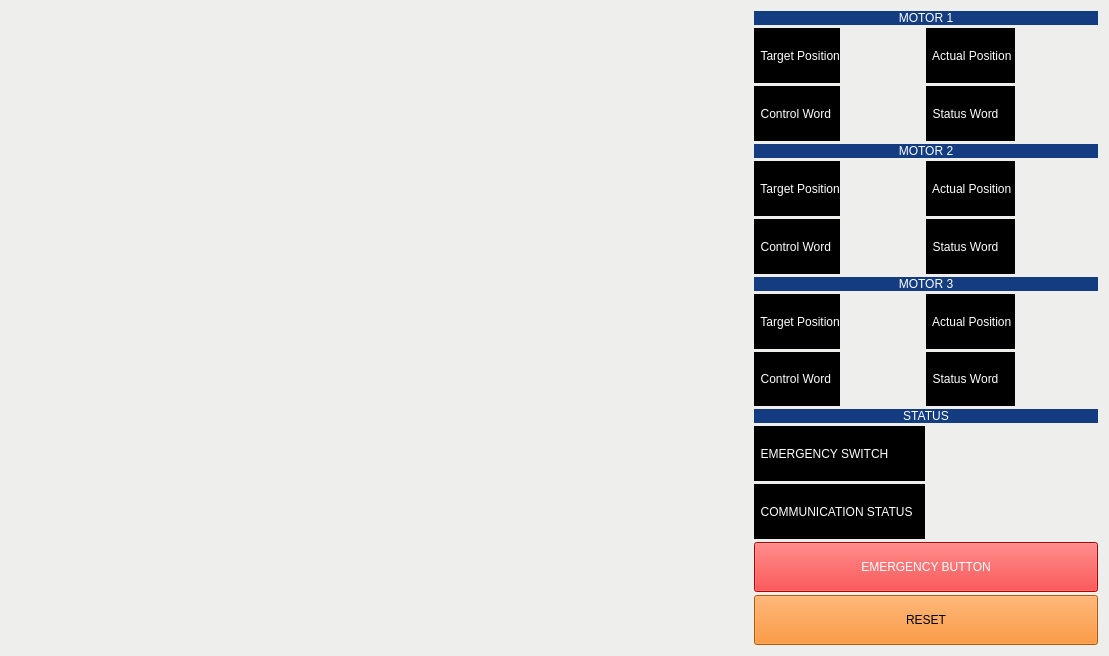
<?xml version="1.0" encoding="UTF-8"?>
<ui version="4.0">
 <class>MainWindow</class>
 <widget class="QMainWindow" name="MainWindow">
  <property name="enabled">
   <bool>true</bool>
  </property>
  <property name="geometry">
   <rect>
    <x>0</x>
    <y>0</y>
    <width>1109</width>
    <height>656</height>
   </rect>
  </property>
  <property name="sizePolicy">
   <sizepolicy hsizetype="MinimumExpanding" vsizetype="MinimumExpanding">
    <horstretch>0</horstretch>
    <verstretch>0</verstretch>
   </sizepolicy>
  </property>
  <property name="windowTitle">
   <string>QRosApp</string>
  </property>
  <property name="styleSheet">
   <string notr="true">background-color: rgb(238, 238, 236);</string>
  </property>
  <widget class="QWidget" name="centralwidget">
   <layout class="QGridLayout" name="gridLayout" columnstretch="1,0">
    <item row="0" column="1">
     <layout class="QVBoxLayout" name="overlay_layout" stretch="1,0,0,0,0,0,0,0,0,0">
      <property name="spacing">
       <number>3</number>
      </property>
      <property name="leftMargin">
       <number>2</number>
      </property>
      <property name="topMargin">
       <number>2</number>
      </property>
      <property name="rightMargin">
       <number>2</number>
      </property>
      <property name="bottomMargin">
       <number>2</number>
      </property>
      <item>
       <widget class="QLabel" name="label_motor1">
        <property name="sizePolicy">
         <sizepolicy hsizetype="Expanding" vsizetype="Fixed">
          <horstretch>0</horstretch>
          <verstretch>0</verstretch>
         </sizepolicy>
        </property>
        <property name="styleSheet">
         <string notr="true">color: rgb(255, 255, 255);
selection-background-color: rgb(238, 238, 236);
selection-color: rgb(238, 238, 236);
background-color: rgb(19, 61, 128);
alternate-background-color: rgb(0, 0, 0);
font: bold 75 16pt &quot;Noto Sans&quot;;</string>
        </property>
        <property name="text">
         <string>MOTOR 1</string>
        </property>
        <property name="alignment">
         <set>Qt::AlignCenter</set>
        </property>
       </widget>
      </item>
      <item>
       <layout class="QGridLayout" name="motor1_grid_layout">
        <item row="0" column="1">
         <widget class="QLabel" name="line_target_velocity_m1">
          <property name="sizePolicy">
           <sizepolicy hsizetype="Expanding" vsizetype="Expanding">
            <horstretch>0</horstretch>
            <verstretch>0</verstretch>
           </sizepolicy>
          </property>
          <property name="minimumSize">
           <size>
            <width>80</width>
            <height>30</height>
           </size>
          </property>
          <property name="styleSheet">
           <string notr="true">color: rgb(0, 0, 0);
font: 75 12pt &quot;Noto Sans&quot;;</string>
          </property>
          <property name="text">
           <string/>
          </property>
          <property name="alignment">
           <set>Qt::AlignCenter</set>
          </property>
         </widget>
        </item>
        <item row="1" column="0">
         <widget class="QLabel" name="label_control_word_m1">
          <property name="sizePolicy">
           <sizepolicy hsizetype="Preferred" vsizetype="Expanding">
            <horstretch>0</horstretch>
            <verstretch>0</verstretch>
           </sizepolicy>
          </property>
          <property name="styleSheet">
           <string notr="true">color: rgb(255, 255, 255);
selection-background-color: rgb(238, 238, 236);
selection-color: rgb(238, 238, 236);
background-color: rgb(0, 0, 0);
alternate-background-color: rgb(0, 0, 0);
font: bold 75 12pt &quot;Noto Sans&quot;;</string>
          </property>
          <property name="text">
           <string>  Control Word</string>
          </property>
         </widget>
        </item>
        <item row="0" column="0">
         <widget class="QLabel" name="label_target_velocity_m1">
          <property name="sizePolicy">
           <sizepolicy hsizetype="Preferred" vsizetype="Expanding">
            <horstretch>0</horstretch>
            <verstretch>0</verstretch>
           </sizepolicy>
          </property>
          <property name="styleSheet">
           <string notr="true">color: rgb(255, 255, 255);
selection-background-color: rgb(238, 238, 236);
selection-color: rgb(238, 238, 236);
background-color: rgb(0, 0, 0);
alternate-background-color: rgb(0, 0, 0);
font: bold 75 12pt &quot;Noto Sans&quot;;</string>
          </property>
          <property name="text">
           <string>  Target Position</string>
          </property>
          <property name="alignment">
           <set>Qt::AlignCenter</set>
          </property>
          <property name="margin">
           <number>5</number>
          </property>
         </widget>
        </item>
        <item row="0" column="2">
         <widget class="QLabel" name="label_actual_velocity_m1">
          <property name="sizePolicy">
           <sizepolicy hsizetype="Preferred" vsizetype="Expanding">
            <horstretch>0</horstretch>
            <verstretch>0</verstretch>
           </sizepolicy>
          </property>
          <property name="styleSheet">
           <string notr="true">color: rgb(255, 255, 255);
selection-background-color: rgb(238, 238, 236);
selection-color: rgb(238, 238, 236);
background-color: rgb(0, 0, 0);
alternate-background-color: rgb(0, 0, 0);
font: bold 75 12pt &quot;Noto Sans&quot;;</string>
          </property>
          <property name="text">
           <string>  Actual Position </string>
          </property>
          <property name="alignment">
           <set>Qt::AlignCenter</set>
          </property>
          <property name="margin">
           <number>2</number>
          </property>
         </widget>
        </item>
        <item row="1" column="2">
         <widget class="QLabel" name="label_status_word_m1">
          <property name="sizePolicy">
           <sizepolicy hsizetype="Preferred" vsizetype="Expanding">
            <horstretch>0</horstretch>
            <verstretch>0</verstretch>
           </sizepolicy>
          </property>
          <property name="styleSheet">
           <string notr="true">color: rgb(255, 255, 255);
selection-background-color: rgb(238, 238, 236);
selection-color: rgb(238, 238, 236);
background-color: rgb(0, 0, 0);
alternate-background-color: rgb(0, 0, 0);
font: bold 75 12pt &quot;Noto Sans&quot;;</string>
          </property>
          <property name="text">
           <string>  Status Word</string>
          </property>
         </widget>
        </item>
        <item row="1" column="1">
         <widget class="QLabel" name="line_control_word_m1">
          <property name="sizePolicy">
           <sizepolicy hsizetype="Expanding" vsizetype="Expanding">
            <horstretch>0</horstretch>
            <verstretch>0</verstretch>
           </sizepolicy>
          </property>
          <property name="minimumSize">
           <size>
            <width>80</width>
            <height>30</height>
           </size>
          </property>
          <property name="styleSheet">
           <string notr="true">color: rgb(0, 0, 0);
font: 75 12pt &quot;Noto Sans&quot;;</string>
          </property>
          <property name="text">
           <string/>
          </property>
          <property name="alignment">
           <set>Qt::AlignCenter</set>
          </property>
         </widget>
        </item>
        <item row="0" column="3">
         <widget class="QLabel" name="line_actual_velocity_m1">
          <property name="sizePolicy">
           <sizepolicy hsizetype="Expanding" vsizetype="Expanding">
            <horstretch>0</horstretch>
            <verstretch>0</verstretch>
           </sizepolicy>
          </property>
          <property name="minimumSize">
           <size>
            <width>80</width>
            <height>30</height>
           </size>
          </property>
          <property name="styleSheet">
           <string notr="true">color: rgb(0, 0, 0);
font: 75 12pt &quot;Noto Sans&quot;;</string>
          </property>
          <property name="text">
           <string/>
          </property>
          <property name="alignment">
           <set>Qt::AlignCenter</set>
          </property>
         </widget>
        </item>
        <item row="1" column="3">
         <widget class="QLabel" name="line_status_word_m1">
          <property name="sizePolicy">
           <sizepolicy hsizetype="Expanding" vsizetype="Expanding">
            <horstretch>0</horstretch>
            <verstretch>0</verstretch>
           </sizepolicy>
          </property>
          <property name="minimumSize">
           <size>
            <width>80</width>
            <height>30</height>
           </size>
          </property>
          <property name="styleSheet">
           <string notr="true">color: rgb(0, 0, 0);
font: 75 12pt &quot;Noto Sans&quot;;</string>
          </property>
          <property name="text">
           <string/>
          </property>
          <property name="alignment">
           <set>Qt::AlignCenter</set>
          </property>
         </widget>
        </item>
       </layout>
      </item>
      <item>
       <widget class="QLabel" name="label_motor2">
        <property name="sizePolicy">
         <sizepolicy hsizetype="Expanding" vsizetype="Fixed">
          <horstretch>0</horstretch>
          <verstretch>0</verstretch>
         </sizepolicy>
        </property>
        <property name="styleSheet">
         <string notr="true">color: rgb(255, 255, 255);
selection-background-color: rgb(238, 238, 236);
selection-color: rgb(238, 238, 236);
background-color: rgb(19, 61, 128);
alternate-background-color: rgb(0, 0, 0);
font: bold 75 16pt &quot;Noto Sans&quot;;</string>
        </property>
        <property name="text">
         <string>MOTOR 2</string>
        </property>
        <property name="alignment">
         <set>Qt::AlignCenter</set>
        </property>
       </widget>
      </item>
      <item>
       <layout class="QGridLayout" name="gridLayout_3">
        <item row="3" column="0">
         <widget class="QLabel" name="label_control_word_m2">
          <property name="sizePolicy">
           <sizepolicy hsizetype="Preferred" vsizetype="Expanding">
            <horstretch>0</horstretch>
            <verstretch>0</verstretch>
           </sizepolicy>
          </property>
          <property name="styleSheet">
           <string notr="true">color: rgb(255, 255, 255);
selection-background-color: rgb(238, 238, 236);
selection-color: rgb(238, 238, 236);
background-color: rgb(0, 0, 0);
alternate-background-color: rgb(0, 0, 0);
font: bold 75 12pt &quot;Noto Sans&quot;;</string>
          </property>
          <property name="text">
           <string>  Control Word  </string>
          </property>
         </widget>
        </item>
        <item row="2" column="2">
         <widget class="QLabel" name="label_actual_velocity_m2">
          <property name="sizePolicy">
           <sizepolicy hsizetype="Preferred" vsizetype="Expanding">
            <horstretch>0</horstretch>
            <verstretch>0</verstretch>
           </sizepolicy>
          </property>
          <property name="styleSheet">
           <string notr="true">color: rgb(255, 255, 255);
selection-background-color: rgb(238, 238, 236);
selection-color: rgb(238, 238, 236);
background-color: rgb(0, 0, 0);
alternate-background-color: rgb(0, 0, 0);
font: bold 75 12pt &quot;Noto Sans&quot;;</string>
          </property>
          <property name="text">
           <string>  Actual Position </string>
          </property>
          <property name="margin">
           <number>2</number>
          </property>
         </widget>
        </item>
        <item row="3" column="2">
         <widget class="QLabel" name="label_status_word_m2">
          <property name="sizePolicy">
           <sizepolicy hsizetype="Preferred" vsizetype="Expanding">
            <horstretch>0</horstretch>
            <verstretch>0</verstretch>
           </sizepolicy>
          </property>
          <property name="styleSheet">
           <string notr="true">color: rgb(255, 255, 255);
selection-background-color: rgb(238, 238, 236);
selection-color: rgb(238, 238, 236);
background-color: rgb(0, 0, 0);
alternate-background-color: rgb(0, 0, 0);
font: bold 75 12pt &quot;Noto Sans&quot;;</string>
          </property>
          <property name="text">
           <string>  Status Word  </string>
          </property>
         </widget>
        </item>
        <item row="2" column="0">
         <widget class="QLabel" name="label_target_velocity_m2">
          <property name="sizePolicy">
           <sizepolicy hsizetype="Preferred" vsizetype="Expanding">
            <horstretch>0</horstretch>
            <verstretch>0</verstretch>
           </sizepolicy>
          </property>
          <property name="styleSheet">
           <string notr="true">color: rgb(255, 255, 255);
selection-background-color: rgb(238, 238, 236);
selection-color: rgb(238, 238, 236);
background-color: rgb(0, 0, 0);
alternate-background-color: rgb(0, 0, 0);
font: bold 75 12pt &quot;Noto Sans&quot;;</string>
          </property>
          <property name="text">
           <string>  Target Position</string>
          </property>
          <property name="margin">
           <number>5</number>
          </property>
         </widget>
        </item>
        <item row="2" column="1">
         <widget class="QLabel" name="line_target_velocity_m2">
          <property name="sizePolicy">
           <sizepolicy hsizetype="Expanding" vsizetype="Expanding">
            <horstretch>0</horstretch>
            <verstretch>0</verstretch>
           </sizepolicy>
          </property>
          <property name="minimumSize">
           <size>
            <width>80</width>
            <height>30</height>
           </size>
          </property>
          <property name="styleSheet">
           <string notr="true">color: rgb(0, 0, 0);
font: 75 12pt &quot;Noto Sans&quot;;</string>
          </property>
          <property name="text">
           <string/>
          </property>
          <property name="alignment">
           <set>Qt::AlignCenter</set>
          </property>
         </widget>
        </item>
        <item row="3" column="1">
         <widget class="QLabel" name="line_control_word_m2">
          <property name="sizePolicy">
           <sizepolicy hsizetype="Expanding" vsizetype="Expanding">
            <horstretch>0</horstretch>
            <verstretch>0</verstretch>
           </sizepolicy>
          </property>
          <property name="minimumSize">
           <size>
            <width>80</width>
            <height>30</height>
           </size>
          </property>
          <property name="styleSheet">
           <string notr="true">color: rgb(0, 0, 0);
font: 75 12pt &quot;Noto Sans&quot;;</string>
          </property>
          <property name="text">
           <string/>
          </property>
          <property name="alignment">
           <set>Qt::AlignCenter</set>
          </property>
         </widget>
        </item>
        <item row="2" column="3">
         <widget class="QLabel" name="line_actual_velocity_m2">
          <property name="sizePolicy">
           <sizepolicy hsizetype="Expanding" vsizetype="Expanding">
            <horstretch>0</horstretch>
            <verstretch>0</verstretch>
           </sizepolicy>
          </property>
          <property name="minimumSize">
           <size>
            <width>80</width>
            <height>30</height>
           </size>
          </property>
          <property name="styleSheet">
           <string notr="true">color: rgb(0, 0, 0);
font: 75 12pt &quot;Noto Sans&quot;;</string>
          </property>
          <property name="text">
           <string/>
          </property>
          <property name="alignment">
           <set>Qt::AlignCenter</set>
          </property>
         </widget>
        </item>
        <item row="3" column="3">
         <widget class="QLabel" name="line_status_word_m2">
          <property name="sizePolicy">
           <sizepolicy hsizetype="Expanding" vsizetype="Expanding">
            <horstretch>0</horstretch>
            <verstretch>0</verstretch>
           </sizepolicy>
          </property>
          <property name="minimumSize">
           <size>
            <width>80</width>
            <height>30</height>
           </size>
          </property>
          <property name="styleSheet">
           <string notr="true">color: rgb(0, 0, 0);
font: 75 12pt &quot;Noto Sans&quot;;</string>
          </property>
          <property name="text">
           <string/>
          </property>
          <property name="alignment">
           <set>Qt::AlignCenter</set>
          </property>
         </widget>
        </item>
       </layout>
      </item>
      <item>
       <widget class="QLabel" name="label_motor3">
        <property name="sizePolicy">
         <sizepolicy hsizetype="Expanding" vsizetype="Fixed">
          <horstretch>0</horstretch>
          <verstretch>0</verstretch>
         </sizepolicy>
        </property>
        <property name="styleSheet">
         <string notr="true">color: rgb(255, 255, 255);
selection-background-color: rgb(238, 238, 236);
selection-color: rgb(238, 238, 236);
background-color: rgb(19, 61, 128);
alternate-background-color: rgb(0, 0, 0);
font: bold 75 16pt &quot;Noto Sans&quot;;</string>
        </property>
        <property name="text">
         <string>MOTOR 3</string>
        </property>
        <property name="alignment">
         <set>Qt::AlignCenter</set>
        </property>
       </widget>
      </item>
      <item>
       <layout class="QGridLayout" name="gridLayout_2">
        <item row="2" column="6">
         <widget class="QLabel" name="line_status_word_m3">
          <property name="sizePolicy">
           <sizepolicy hsizetype="Expanding" vsizetype="Expanding">
            <horstretch>0</horstretch>
            <verstretch>0</verstretch>
           </sizepolicy>
          </property>
          <property name="minimumSize">
           <size>
            <width>80</width>
            <height>30</height>
           </size>
          </property>
          <property name="styleSheet">
           <string notr="true">color: rgb(0, 0, 0);
font: 75 12pt &quot;Noto Sans&quot;;</string>
          </property>
          <property name="text">
           <string/>
          </property>
          <property name="alignment">
           <set>Qt::AlignCenter</set>
          </property>
         </widget>
        </item>
        <item row="1" column="3">
         <widget class="QLabel" name="label_target_velocity_m3">
          <property name="sizePolicy">
           <sizepolicy hsizetype="Expanding" vsizetype="Expanding">
            <horstretch>0</horstretch>
            <verstretch>0</verstretch>
           </sizepolicy>
          </property>
          <property name="styleSheet">
           <string notr="true">color: rgb(255, 255, 255);
selection-background-color: rgb(238, 238, 236);
selection-color: rgb(238, 238, 236);
background-color: rgb(0, 0, 0);
alternate-background-color: rgb(0, 0, 0);
font: bold 75 12pt &quot;Noto Sans&quot;;</string>
          </property>
          <property name="text">
           <string>  Target Position</string>
          </property>
          <property name="margin">
           <number>5</number>
          </property>
         </widget>
        </item>
        <item row="2" column="3">
         <widget class="QLabel" name="label_control_word_m3">
          <property name="sizePolicy">
           <sizepolicy hsizetype="Expanding" vsizetype="Expanding">
            <horstretch>0</horstretch>
            <verstretch>0</verstretch>
           </sizepolicy>
          </property>
          <property name="styleSheet">
           <string notr="true">color: rgb(255, 255, 255);
selection-background-color: rgb(238, 238, 236);
selection-color: rgb(238, 238, 236);
background-color: rgb(0, 0, 0);
alternate-background-color: rgb(0, 0, 0);
font: bold 75 12pt &quot;Noto Sans&quot;;</string>
          </property>
          <property name="text">
           <string>  Control Word  </string>
          </property>
         </widget>
        </item>
        <item row="1" column="5">
         <widget class="QLabel" name="label_actual_velocity_m3">
          <property name="sizePolicy">
           <sizepolicy hsizetype="Expanding" vsizetype="Expanding">
            <horstretch>0</horstretch>
            <verstretch>0</verstretch>
           </sizepolicy>
          </property>
          <property name="styleSheet">
           <string notr="true">color: rgb(255, 255, 255);
selection-background-color: rgb(238, 238, 236);
selection-color: rgb(238, 238, 236);
background-color: rgb(0, 0, 0);
alternate-background-color: rgb(0, 0, 0);
font: bold 75 12pt &quot;Noto Sans&quot;;</string>
          </property>
          <property name="text">
           <string>  Actual Position </string>
          </property>
          <property name="margin">
           <number>2</number>
          </property>
         </widget>
        </item>
        <item row="2" column="5">
         <widget class="QLabel" name="label_status_word_m3">
          <property name="sizePolicy">
           <sizepolicy hsizetype="Expanding" vsizetype="Expanding">
            <horstretch>0</horstretch>
            <verstretch>0</verstretch>
           </sizepolicy>
          </property>
          <property name="styleSheet">
           <string notr="true">color: rgb(255, 255, 255);
selection-background-color: rgb(238, 238, 236);
selection-color: rgb(238, 238, 236);
background-color: rgb(0, 0, 0);
alternate-background-color: rgb(0, 0, 0);
font: bold 75 12pt &quot;Noto Sans&quot;;</string>
          </property>
          <property name="text">
           <string>  Status Word  </string>
          </property>
         </widget>
        </item>
        <item row="2" column="4">
         <widget class="QLabel" name="line_control_word_m3">
          <property name="sizePolicy">
           <sizepolicy hsizetype="Expanding" vsizetype="Expanding">
            <horstretch>0</horstretch>
            <verstretch>0</verstretch>
           </sizepolicy>
          </property>
          <property name="minimumSize">
           <size>
            <width>80</width>
            <height>30</height>
           </size>
          </property>
          <property name="styleSheet">
           <string notr="true">color: rgb(0, 0, 0);
font: 75 12pt &quot;Noto Sans&quot;;</string>
          </property>
          <property name="text">
           <string/>
          </property>
          <property name="alignment">
           <set>Qt::AlignCenter</set>
          </property>
         </widget>
        </item>
        <item row="1" column="4">
         <widget class="QLabel" name="line_target_velocity_m3">
          <property name="sizePolicy">
           <sizepolicy hsizetype="Expanding" vsizetype="Expanding">
            <horstretch>0</horstretch>
            <verstretch>0</verstretch>
           </sizepolicy>
          </property>
          <property name="minimumSize">
           <size>
            <width>80</width>
            <height>30</height>
           </size>
          </property>
          <property name="styleSheet">
           <string notr="true">color: rgb(0, 0, 0);
font: 75 12pt &quot;Noto Sans&quot;;</string>
          </property>
          <property name="text">
           <string/>
          </property>
          <property name="alignment">
           <set>Qt::AlignCenter</set>
          </property>
         </widget>
        </item>
        <item row="1" column="6">
         <widget class="QLabel" name="line_actual_velocity_m3">
          <property name="sizePolicy">
           <sizepolicy hsizetype="Expanding" vsizetype="Expanding">
            <horstretch>0</horstretch>
            <verstretch>0</verstretch>
           </sizepolicy>
          </property>
          <property name="minimumSize">
           <size>
            <width>80</width>
            <height>30</height>
           </size>
          </property>
          <property name="styleSheet">
           <string notr="true">color: rgb(0, 0, 0);
font: 75 12pt &quot;Noto Sans&quot;;</string>
          </property>
          <property name="text">
           <string/>
          </property>
          <property name="alignment">
           <set>Qt::AlignCenter</set>
          </property>
         </widget>
        </item>
       </layout>
      </item>
      <item>
       <widget class="QLabel" name="label_status">
        <property name="sizePolicy">
         <sizepolicy hsizetype="Expanding" vsizetype="Fixed">
          <horstretch>0</horstretch>
          <verstretch>0</verstretch>
         </sizepolicy>
        </property>
        <property name="styleSheet">
         <string notr="true">color: rgb(255, 255, 255);
selection-background-color: rgb(238, 238, 236);
selection-color: rgb(238, 238, 236);
background-color: rgb(19, 61, 128);
alternate-background-color: rgb(0, 0, 0);
font: bold 75 16pt &quot;Noto Sans&quot;;</string>
        </property>
        <property name="text">
         <string>STATUS</string>
        </property>
        <property name="alignment">
         <set>Qt::AlignCenter</set>
        </property>
       </widget>
      </item>
      <item>
       <layout class="QGridLayout" name="status_grid_layout">
        <item row="0" column="0">
         <widget class="QLabel" name="label_emergency_switch">
          <property name="sizePolicy">
           <sizepolicy hsizetype="Expanding" vsizetype="Expanding">
            <horstretch>0</horstretch>
            <verstretch>0</verstretch>
           </sizepolicy>
          </property>
          <property name="styleSheet">
           <string notr="true">color: rgb(255, 255, 255);
selection-background-color: rgb(238, 238, 236);
selection-color: rgb(238, 238, 236);
background-color: rgb(0, 0, 0);
alternate-background-color: rgb(0, 0, 0);
font: bold 75 12pt &quot;Noto Sans&quot;;</string>
          </property>
          <property name="text">
           <string>  EMERGENCY SWITCH</string>
          </property>
         </widget>
        </item>
        <item row="1" column="0">
         <widget class="QLabel" name="label_com_status">
          <property name="sizePolicy">
           <sizepolicy hsizetype="Expanding" vsizetype="Expanding">
            <horstretch>0</horstretch>
            <verstretch>0</verstretch>
           </sizepolicy>
          </property>
          <property name="styleSheet">
           <string notr="true">color: rgb(255, 255, 255);
selection-background-color: rgb(238, 238, 236);
selection-color: rgb(238, 238, 236);
background-color: rgb(0, 0, 0);
alternate-background-color: rgb(0, 0, 0);
font: bold 75 12pt &quot;Noto Sans&quot;;</string>
          </property>
          <property name="text">
           <string>  COMMUNICATION STATUS   </string>
          </property>
         </widget>
        </item>
        <item row="0" column="1">
         <widget class="QLabel" name="line_emergency_switch">
          <property name="sizePolicy">
           <sizepolicy hsizetype="Expanding" vsizetype="Expanding">
            <horstretch>0</horstretch>
            <verstretch>0</verstretch>
           </sizepolicy>
          </property>
          <property name="styleSheet">
           <string notr="true">color: rgb(0, 0, 0);
font: 75 12pt &quot;Noto Sans&quot;;</string>
          </property>
          <property name="text">
           <string/>
          </property>
          <property name="alignment">
           <set>Qt::AlignCenter</set>
          </property>
         </widget>
        </item>
        <item row="1" column="1">
         <widget class="QLabel" name="line_com_status">
          <property name="sizePolicy">
           <sizepolicy hsizetype="Expanding" vsizetype="Expanding">
            <horstretch>0</horstretch>
            <verstretch>0</verstretch>
           </sizepolicy>
          </property>
          <property name="styleSheet">
           <string notr="true">color: rgb(0, 0, 0);
font: 75 12pt &quot;Noto Sans&quot;;</string>
          </property>
          <property name="text">
           <string/>
          </property>
          <property name="alignment">
           <set>Qt::AlignCenter</set>
          </property>
         </widget>
        </item>
       </layout>
      </item>
      <item>
       <widget class="QPushButton" name="button_emergency">
        <property name="enabled">
         <bool>true</bool>
        </property>
        <property name="sizePolicy">
         <sizepolicy hsizetype="Minimum" vsizetype="Fixed">
          <horstretch>0</horstretch>
          <verstretch>0</verstretch>
         </sizepolicy>
        </property>
        <property name="minimumSize">
         <size>
          <width>50</width>
          <height>50</height>
         </size>
        </property>
        <property name="styleSheet">
         <string notr="true">color: rgb(255, 255, 255);
background-color: rgb(255, 0,0);
font: bold 75 15pt &quot;Noto Sans&quot;;</string>
        </property>
        <property name="text">
         <string>EMERGENCY BUTTON</string>
        </property>
       </widget>
      </item>
      <item>
       <widget class="QPushButton" name="button_reset">
        <property name="sizePolicy">
         <sizepolicy hsizetype="Expanding" vsizetype="Fixed">
          <horstretch>0</horstretch>
          <verstretch>0</verstretch>
         </sizepolicy>
        </property>
        <property name="minimumSize">
         <size>
          <width>50</width>
          <height>50</height>
         </size>
        </property>
        <property name="styleSheet">
         <string notr="true">color: rgb(0, 0, 0);
background-color:rgb(255,123,0);
font: bold 75 15pt &quot;Noto Sans&quot;;</string>
        </property>
        <property name="text">
         <string>RESET</string>
        </property>
       </widget>
      </item>
     </layout>
    </item>
    <item row="0" column="0">
     <widget class="QScrollArea" name="scrollArea">
      <property name="frameShape">
       <enum>QFrame::NoFrame</enum>
      </property>
      <property name="widgetResizable">
       <bool>true</bool>
      </property>
      <widget class="QWidget" name="scrollAreaWidgetContents">
       <property name="geometry">
        <rect>
         <x>0</x>
         <y>0</y>
         <width>642</width>
         <height>638</height>
        </rect>
       </property>
       <property name="sizePolicy">
        <sizepolicy hsizetype="Expanding" vsizetype="Expanding">
         <horstretch>0</horstretch>
         <verstretch>0</verstretch>
        </sizepolicy>
       </property>
       <layout class="QHBoxLayout" name="horizontalLayout_4">
        <item>
         <widget class="QLabel" name="image_frame">
          <property name="sizePolicy">
           <sizepolicy hsizetype="MinimumExpanding" vsizetype="MinimumExpanding">
            <horstretch>0</horstretch>
            <verstretch>0</verstretch>
           </sizepolicy>
          </property>
          <property name="text">
           <string/>
          </property>
         </widget>
        </item>
       </layout>
      </widget>
     </widget>
    </item>
   </layout>
  </widget>
  <action name="action_Quit">
   <property name="text">
    <string>&amp;Quit</string>
   </property>
   <property name="shortcut">
    <string>Ctrl+Q</string>
   </property>
   <property name="shortcutContext">
    <enum>Qt::ApplicationShortcut</enum>
   </property>
  </action>
  <action name="action_Preferences">
   <property name="text">
    <string>&amp;Preferences</string>
   </property>
  </action>
  <action name="actionAbout">
   <property name="text">
    <string>&amp;About</string>
   </property>
  </action>
  <action name="actionAbout_Qt">
   <property name="text">
    <string>About &amp;Qt</string>
   </property>
  </action>
 </widget>
 <resources/>
 <connections>
  <connection>
   <sender>action_Quit</sender>
   <signal>triggered()</signal>
   <receiver>MainWindow</receiver>
   <slot>close()</slot>
   <hints>
    <hint type="sourcelabel">
     <x>-1</x>
     <y>-1</y>
    </hint>
    <hint type="destinationlabel">
     <x>399</x>
     <y>269</y>
    </hint>
   </hints>
  </connection>
 </connections>
</ui>
